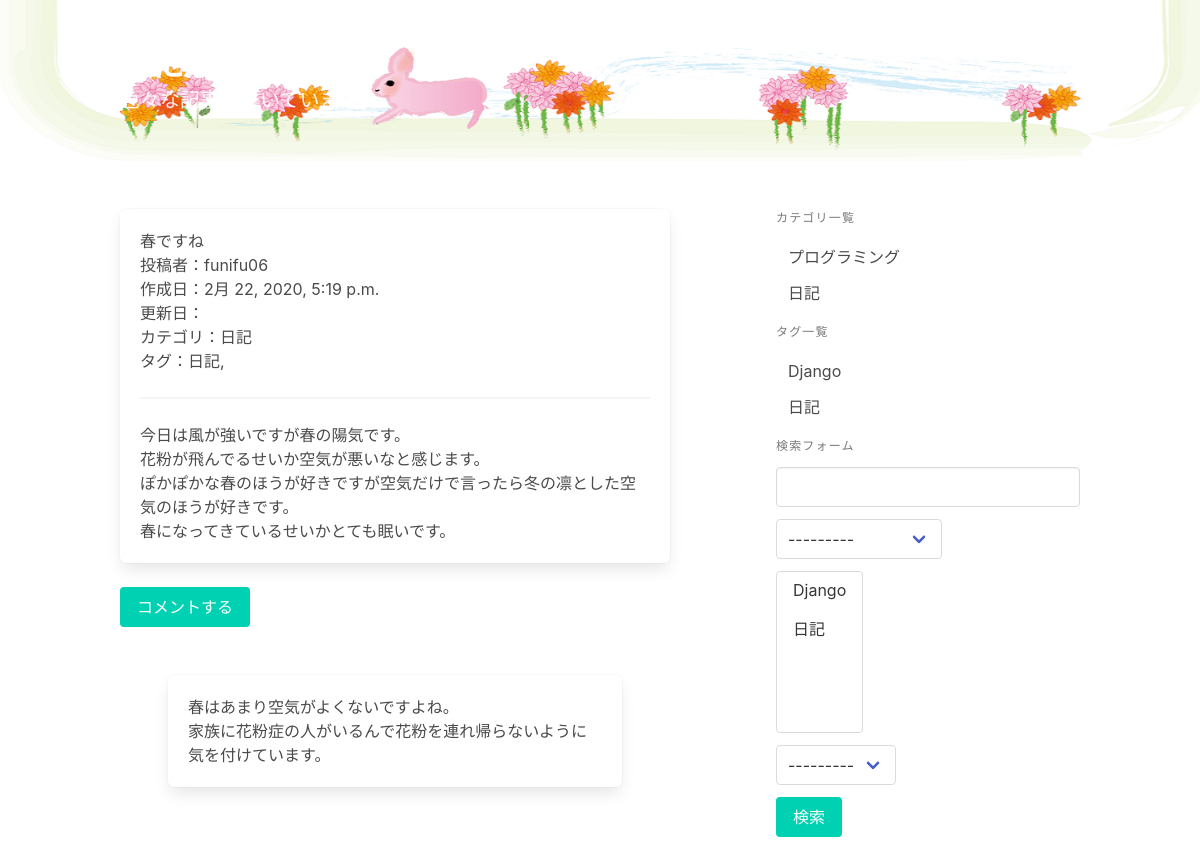
The page /detail/2/ on the database its author committed.
### blog/models.py (models this page shows, shortened)
class Post(models.Model):
    title = models.CharField('タイトル', max_length=32)
    text = models.TextField('本文')
    category = models.ForeignKey(Category, on_delete=models.PROTECT, verbose_name='カテゴリ')
    tags = models.ManyToManyField(Tag, verbose_name='タグ', blank=True)
    writer = models.ForeignKey(settings.AUTH_USER_MODEL, on_delete=models.PROTECT, verbose_name='投稿者')
    created_at = models.DateTimeField('作成日', auto_now_add=True)
    updated_at = models.DateTimeField('更新日', auto_now=True)

class Category(models.Model):
    name = models.CharField('カテゴリ名', max_length=255, unique=True)
    def __str__(self):
        return self.name

class Tag(models.Model):
    name = models.CharField('タグ名', max_length=255, unique=True)
    def __str__(self):
        return self.name

class Comment(models.Model):
    text = models.TextField('本文')
    target = models.ForeignKey(Post, on_delete=models.PROTECT, verbose_name='どの記事へのコメントか')
    def __str__(self):
        return self.text

### blog/views.py (the view)
# urls.py: path('detail/<int:pk>/', views.PostDetail.as_view(), name='post_detail'),
class PostDetail(generic.DetailView):
    model = Post

### blog/forms.py
class PostSearchForm(forms.Form):
    key_word = forms.CharField(
        label='キーワード', required=False,
        widget=forms.TextInput(attrs={'class': 'input'})
    )
    category = forms.ModelChoiceField(
        label='カテゴリの選択', required=False,
        queryset=Category.objects.all(),
    )
    tags = forms.ModelMultipleChoiceField(
        label='タグの選択', required=False,
        queryset=Tag.objects.all(),
    )
    user = forms.ModelChoiceField(
        label='投稿者', required=False,
        queryset=User.objects.all(),
    )

### blog/templatetags/blog.py (called while the page is built)
@register.inclusion_tag('blog/category_and_tag_list.html')
def create_category_and_tag_list():
    return {
        'category_list': Category.objects.all(),
        'tag_list': Tag.objects.all(),
    }

@register.inclusion_tag('blog/search_form.html')
def create_search_form(request):
    form = PostSearchForm(request.GET or None)
    return {'form': form}

### blog/templates/blog/post_detail.html
{% extends 'blog/base.html' %}
{% block content %}
  <article class="box">
    <h1>{{post.title}}</h1>
    <p>投稿者：{{post.writer}}</p>
    <p>作成日：{{post.created_at}}</p>
    <p>更新日：{{post.update_at}}</p>
    <p>カテゴリ：{{post.category}}</p>
    <p>タグ：{% for tag in post.tags.all %}{{tag}},{% endfor %}</p>
    <hr>
    <div>
      {{ post.text| linebreaks | urlize }}
    </div>
  </article>
  <a class="button is-primary" href="{% url 'blog:comment_create' post.pk %}">コメントする</a>
  <section class='section'>
    {% for comment in post.comment_set.all %}
      <div class="box">
        {{ comment | linebreaks | urlize }}
      </div>
    {% endfor %}
  </section>
{% endblock %}

### blog/templates/blog/category_and_tag_list.html
<p class="menu-label">カテゴリ一覧</p>
<ul class="menu-list">
  {% for category in category_list %}
    <li> <a href="{% url 'blog:post_category_list' category.pk %}">{{category}}</a> </li>
  {% endfor %}
</ul>
<p class="menu-label">タグ一覧</p>
<ul class="menu-list">
  {% for tag in tag_list %}
    <li> <a href="{% url 'blog:post_tag_list' tag.pk %}">{{tag}}</a> </li>
  {% endfor %}
</ul>

### rows shown on the page
Post: title "春ですね", writer "funifu06", created_at "2月 22, 2020, 5:19 p.m.", category "日記", text "今日は風が強いですが春の陽気です。 花粉が飛んでるせいか空気が悪いなと感じます。 ぽかぽかな春のほうが好きですが空気だけで言ったら冬の凛とした空気のほうが好きです。 春になってきているせいかとても眠いです。"
Tag: name "日記"
Comment: text "春はあまり空気がよくないですよね。 家族に花粉症の人がいるんで花粉を連れ帰らないように気を付けています。"
Category: name "プログラミング"
Category: name "日記"
Tag: name "Django"
